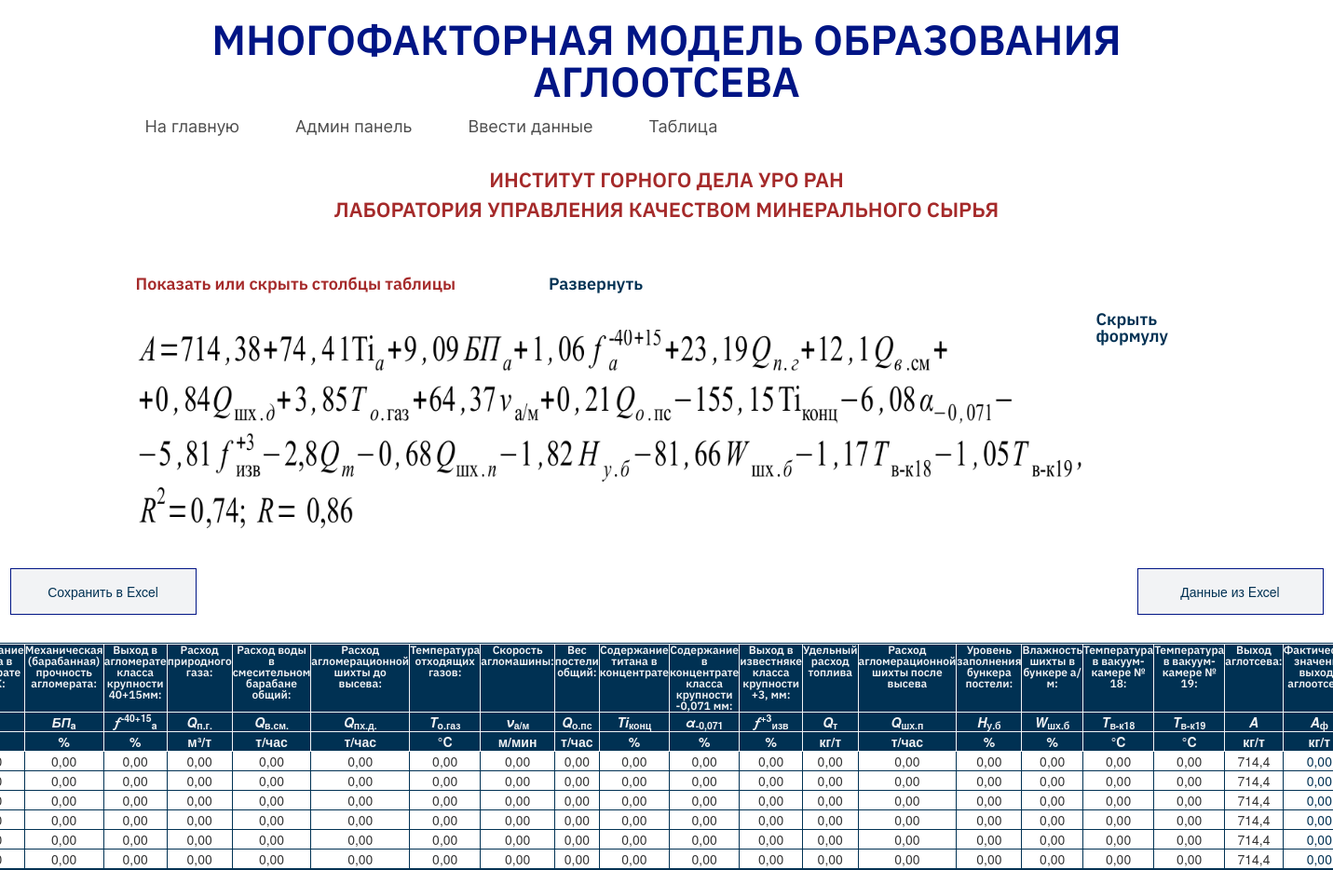
Screenshot of /table/ with the database file from the repository.
### agglomerates/models.py (models this page shows, shortened)
class Entry(models.Model):
    date = models.ForeignKey(Date, verbose_name="Группа расчотов", on_delete=models.PROTECT, null=True)
    date_added=models.DateTimeField(verbose_name='Дата расчета', auto_now_add=True)
    titanium_content_in_agglomerate=models.DecimalField( verbose_name="Содержание титана в агломерате КГОК:", default=0, max_digits=5, decimal_places=2)
    mechanical_strength_of_agglomerate=models.DecimalField(verbose_name="Механическая (барабанная) прочность агломерата:", default=0, max_digits=5, decimal_places=2)
    output_in_agglomerate_of_size_class=models.DecimalField(verbose_name="Выход в агломерате классаа крупности-40+15мм:", default=0, max_digits=5, decimal_places=2)
    specific_consumption_of_natural_gas=models.DecimalField(verbose_name="Расход природного газа:", default=0, max_digits=5, decimal_places=2)
    water_consumption_in_drum_pelletizer=models.DecimalField(verbose_name="Расход воды в барабанном окомкователе:", default=0, max_digits=5, decimal_places=2)
    charge_consumption_before_seeding=models.DecimalField(verbose_name="Расход агломерационной шихты после высева:", default=0, max_digits=5, decimal_places=2)
    exhaust_gas_temperature=models.DecimalField(verbose_name="Температура отходящих газов:", default=0, max_digits=5, decimal_places=2)
    velocity_am=models.DecimalField(verbose_name="Скорость агломашины", default=0, max_digits=5, decimal_places=2)
    jig_bed_weight=models.DecimalField(verbose_name="Вес постели общий:", default=0, max_digits=5, decimal_places=2)
    content_titan_in_source_ore=models.DecimalField(verbose_name="Содержание титана в концентрате", default=0, max_digits=5, decimal_places=2)
    content_of_size_class_in_source_ore=models.DecimalField(verbose_name="Содержание в концентрате класса крупности -0,071 мм:", default=0, max_digits=5, decimal_places=2)
    output_in_limestone_of_size_class=models.DecimalField(verbose_name="Выход в известняке класса крупности +3, мм:", default=0, max_digits=5, decimal_places=2)
    specific_fuel_consumption=models.DecimalField(verbose_name="Удельный расход топлива:", default=0, max_digits=5, decimal_places=2)
    consumption_of_agglomeration_charge_after_seeding=models.DecimalField(verbose_name="Расход агломерационной шихты послевысева:", default=0, max_digits=5, decimal_places=2)
    filling_level_of_bed_bin=models.DecimalField(verbose_name="Уровень заполнения бункера постели:", default=0, max_digits=5, decimal_places=2)
    moisture_content_in_hopper_am=models.DecimalField(verbose_name="Влажность шихты в бункере а/м:", default=0, max_digits=5, decimal_places=2)
    temperature_in_vacuum_chamber_no_eighteen=models.DecimalField(verbose_name="Температура в вакуум-камере № 18:", default=0, max_digits=5, decimal_places=2)
    temperature_in_vacuum_chamber_no_nineteen=models.DecimalField(verbose_name="Температура в вакуум-камере № 19:", default=0, max_digits=5, decimal_places=2)
    output_agglomerate = models.GeneratedField(verbose_name="Выход аглоотсева, кг/т:",
        expression=Round(714.38+
        74.41*F("titanium_content_in_agglomerate")+
        9.09*F("mechanical_strength_of_agglomerate")+
        1.06*F("output_in_agglomerate_of_size_class")+
        23.19*F("specific_consumption_of_natural_gas")+
        12.1*F("water_consumption_in_drum_pelletizer")+
        0.84*F("charge_consumption_before_seeding")+
        3.85*F("exhaust_gas_temperature")+
        64.37*F("velocity_am")+
        0.21*F("jig_bed_weight")-
        155.15*F("content_titan_in_source_ore")-
        6.08*F("content_of_size_class_in_source_ore")-
        5.81*F("output_in_limestone_of_size_class")-
        2.8*F("specific_fuel_consumption")-
        0.68*F("consumption_of_agglomeration_charge_after_seeding")-
        1.82*F("filling_level_of_bed_bin")-
        81.66*F("moisture_content_in_hopper_am")-
        1.17*F("temperature_in_vacuum_chamber_no_eighteen")-
        1.05*F("temperature_in_vacuum_chamber_no_nineteen"), precision=1),
        output_field=models.BigIntegerField(),
        db_persist=False, #Если вы используете postgresql , тот тут всегда указывайте True
    )
    actual_value_of_agglomeration_output=models.DecimalField(verbose_name="Фактическое значение выхода аглоотсева, кг/т", default=0, max_digits=5, decimal_places=2)
    difference_between_estimated_and_actual_values = models.GeneratedField(verbose_name="Абсолютная разница между расчетным и фактическим значениями",
        expression=Round(
        F("output_agglomerate")-
        F("actual_value_of_agglomeration_output"), precision=1),
        output_field=models.BigIntegerField(),
        db_persist=False, #Если вы используете postgresql , тот тут всегда указывайте True
    )

### agglomerates/views.py (the view)
# urls.py: re_path(r'^table/$', views.table, name='table'),
def table(request):
    dates=Date.objects.all().prefetch_related('entry_set').order_by('-date_enter')[:30]
    context = {'dates':dates}
    return render(request, 'agglomerates/table.html', context)

### agglomerates/templates/agglomerates/table.html (shortened to what this page needs)
{% extends "agglomerates/base.html" %}
{% block content %}
    <div class="container">
    <div class="show_hide_column">
        <div><p>Показать или скрыть столбцы таблицы</p><p class="collapse" id="show_hide_column_control"></p></div>
    </div>
    <div class="formula_wrapp"><p><img id="formula" class="formula" src="../static/agglomerates/images/formula.png" alt=""></p><p class="deploy_formula" id="show_hide_formula_control"></p></div>
</div>
<div class="export_in_excel">
    <a href="{% url 'agglomerates:export_in_excel' %}">Сохранить в Excel</a>
    <a href="{% url 'agglomerates:import_from_excel' %}">Данные из Excel</a>
</div>
<table id="table_agglomerates" class="table_agglomerates">
        <tr class="measurement">
            <td id="titanium_content_head" class="vertical_text">Содержание титана в агломерате КГОК:</td>
            <td id="mechanical_strength_head" class="vertical_text">Механическая (барабанная) прочность агломерата:</td>
            <td id="output_in_agglomerate_head" class="vertical_text">Выход в агломерате класса крупности 40+15мм:</td>
            <td id="consumption_of_natural_gas_head" class="vertical_text">Расход природного газа:</td>
            <td id="water_consumption_head" class="vertical_text">Расход воды в смесительном барабане общий:</td>
            <td id="charge_consumption_head" class="vertical_text">Расход агломерационной шихты до высева:</td>
            <td id="exhaust_gas_head" class="vertical_text">Температура отходящих газов:</td>
            <td id="velocity_am_head" class="vertical_text">Скорость агломашины:</td>
            <td id="jig_bed_weight_head" class="vertical_text">Вес постели общий:</td>
            <td id="content_titan_head" class="vertical_text">Содержание титана в концентрате</td>
            <td id="content_of_size_class_head" class="vertical_text">Содержание в концентрате класса крупности -0,071 мм:</td>
            <td id="output_in_limestone_head" class="vertical_text">Выход в известняке класса крупности +3, мм:</td>
            <td id="specific_fuel_head" class="vertical_text">Удельный расход топлива</td>
            <td id="consumption_of_agglomeration_charge_head"class="vertical_text">Расход агломерационной шихты после высева</td>
            <td id="filling_level_head" class="vertical_text">Уровень заполнения бункера постели:</td>
            <td id="moisture_content_head"class="vertical_text">Влажность шихты в бункере а/м:</td>
            <td id="temperature_in_eighteen_head" class="vertical_text">Температура в вакуум-камере № 18:</td>
            <td id="temperature_in_nineteen_head" class="vertical_text">Температура в вакуум-камере № 19:</td>
            <td class="vertical_text">Выход аглотсева:</td>
            <td id="actual_value"class="vertical_text">Фактическое значение выхода аглоотсева:</td>
        </tr>
        <tr class="measurement">
            <th class="titanium_content"><i>Ti</i> <sub>a</sub></th>
            <th class="mechanical_strength"><i>БП</i><sub>a</sub></th>
            <th class="output_in_agglomerate"><i>&#402;</i><sup>-40+15</sup><sub>a</sub></th>
            <th class="consumption_of_natural_gas"><i>Q</i><sub>п.г.</sub></th>
            <th class="water_consumption"><i>Q</i><sub>в.см.</sub></th>
            <th class="charge_consumption"><i>Q</i><sub>пх.д.</sub></th>
            <th class="exhaust_gas"><i>T</i><sub>o.газ</sub></th>
            <th class="velocity_am"><i>&#957;</i><sub>а/м</sub></th>
            <th class="jig_bed_weight"><i>Q</i><sub>о.пс</sub></th>
            <th class="content_titan"><i>Ti</i><sub>конц</sub></th>
            <th class="content_of_size_class"><i>&#945;</i><sub>-0,071</sub></th>
            <th class="output_in_limestone"><i>&#402;</i><sup>+3</sup><sub>изв</sub></th>
            <th class="specific_fuel"><i>Q</i><sub>т</sub></th>
            <th class="consumption_of_agglomeration_charge"><i>Q</i><sub>шх.п</sub></th>
            <th class="filling_level"><i>H</i><sub>у.б</sub></th>
            <th class="moisture_content"><i>W</i><sub>шх.б</sub></th>
            <th class="temperature_in_eighteen"><i>T</i><sub>в-к18</sub></th>
            <th class="temperature_in_nineteen"><i>T</i><sub>в-к19</sub></th>
            <th ><i>&#913;</i></th>
            <th ><i>&#913;</i><sub>ф</sub></th>
        </tr>
        <tr class="measurement">
            <th class="titanium_content">%</th>
            <th class="mechanical_strength">%</th>
            <th class="output_in_agglomerate">%</th>
            <th class="consumption_of_natural_gas">м³/т</th>
            <th class="water_consumption">т/час</th>
            <th class="charge_consumption">т/час</th>
            <th class="exhaust_gas">°C</th>
            <th class="velocity_am">м/мин</th>
            <th class="jig_bed_weight">т/час</th>
            <th class="content_titan">%</th>
            <th class="content_of_size_class">%</th>
            <th class="output_in_limestone">%</th>
            <th class="specific_fuel">кг/т</th>
            <th class="consumption_of_agglomeration_charge">т/час</th>
            <th class="filling_level">%</th>
            <th class="moisture_content">%</th>
            <th class="temperature_in_eighteen">°C</th>
            <th class="temperature_in_nineteen">°C</th>
            <th >кг/т</th>
            <th >кг/т</th>
        </tr>
        {% for date in dates %}
            {% for entry in date.entry_set.all %}
                <tr class="entry_output">
                        <td class="titanium_content">{{entry.titanium_content_in_agglomerate}}</td>
                        <td class="mechanical_strength">{{entry.mechanical_strength_of_agglomerate}}</td>
                        <td class="output_in_agglomerate">{{entry.output_in_agglomerate_of_size_class}}</td>
                        <td class="consumption_of_natural_gas">{{entry.specific_consumption_of_natural_gas}}</td>
                        <td class="water_consumption">{{entry.water_consumption_in_drum_pelletizer}}</td>
                        <td class="charge_consumption">{{entry.charge_consumption_before_seeding}}</td>
                        <td class="exhaust_gas">{{entry.exhaust_gas_temperature}}</td>
                        <td class="velocity_am">{{entry.velocity_am}}</td>
                        <td class="jig_bed_weight">{{entry.jig_bed_weight}}</td>
                        <td class="content_titan">{{entry.content_titan_in_source_ore}}</td>
                        <td class="content_of_size_class">{{entry.content_of_size_class_in_source_ore}}</td>
                        <td class="output_in_limestone">{{entry.output_in_limestone_of_size_class}}</td>
                        <td class="specific_fuel">{{entry.specific_fuel_consumption}}</td>
                        <td class="consumption_of_agglomeration_charge">{{entry.consumption_of_agglomeration_charge_after_seeding}}</td>
                        <td class="filling_level">{{entry.filling_level_of_bed_bin}}</td>
                        <td class="moisture_content">{{entry.moisture_content_in_hopper_am}}</td>
                        <td class="temperature_in_eighteen">{{entry.temperature_in_vacuum_chamber_no_eighteen}}</td>
                        <td class="temperature_in_nineteen">{{entry.temperature_in_vacuum_chamber_no_nineteen}}</td>
                        <td class="estimate_output">{{entry.output_agglomerate}}</a></td>
                        <td class="actual_output" ><a href="{% url 'agglomerates:edit_actual_output' entry.id %}">{{ entry.actual_value_of_agglomeration_output }}</a></td>
                </tr>
            {% endfor %}
        {% endfor %}
    </table>
{% endblock content %}

### agglomerates/static/agglomerates/css/styles.css (style rules this page uses)
.formula { margin-top: 20px; }
.measurement th, .measurement td { vertical-align: middle; text-align: center; background-color: #003153; color:#F2F3F5; border:1px solid #F2F3F5; }
table { margin:30px 10px 0 10px ; }
.table_agglomerates { display: flex; align-items: center; justify-content: center; }
tbody, th, td { border: 1px solid #003153; }
table tr:not(:first-child) td { vertical-align: middle; text-align: center; }
table tr:first-child td { vertical-align: baseline; font-family: 'IBM Plex Sans'; font-style: normal; font-weight: 600; font-size: 12px; line-height: 100%; }
.vertical_text { display:table-cell; align-items: baseline; width: 60px; }
.show_hide_column p { font-family: 'IBM Plex Sans'; font-style: normal; font-weight: 600; font-size: 18px; line-height: 100%; text-align: left; }
.show_hide_column p:first-child { color: brown; }
.show_hide_column p:last-child, .formula_wrapp p.deploy_formula, .formula_wrapp p.collapse_formula { color: #003153; cursor: pointer; }
.formula_wrapp p.deploy_formula, .formula_wrapp p.collapse_formula { font-family: 'IBM Plex Sans'; font-style: normal; font-weight: 600; font-size: 18px; line-height: 100%; text-align: left; }
.show_hide_column p.collapse { display: block; }
.show_hide_column p.collapse::before { content: "Развернуть"; }
.formula_wrapp { display: flex; flex-direction: row; gap: 5px; }
.formula_wrapp p:first-child { min-height: 45px; min-width: 1026px; }
#show_hide_formula_control { width:100px; }
.formula_wrapp p.deploy_formula::before { content: "Скрыть формулу"; }
.show_hide_column { margin-top: 50px; }
.show_hide_column div { display: flex; flex-direction: row; gap: 100px; }
.actual_output a { text-decoration: none; color: #003153; }
.export_in_excel { width: 100%; display: flex; align-items: center; justify-content: center; position:relative; }
.export_in_excel a:last-child { margin-left: 1000px; }
.export_in_excel a { text-decoration: none; margin: 30px 10px 0 10px; display: flex; align-items: center; justify-content: center; width: 200px; height: 50px; text-align: center; border: 1px solid #001585; background: #F2F3F5; color: #003153; }

### rows the page displays
Entry: mechanical_strength_of_agglomerate "0,00", output_in_agglomerate_of_size_class "0,00", specific_consumption_of_natural_gas "0,00", water_consumption_in_drum_pelletizer "0,00", charge_consumption_before_seeding "0,00", exhaust_gas_temperature "0,00", velocity_am "0,00", jig_bed_weight "0,00", content_titan_in_source_ore "0,00", content_of_size_class_in_source_ore "0,00", output_in_limestone_of_size_class "0,00", specific_fuel_consumption "0,00", consumption_of_agglomeration_charge_after_seeding "0,00", filling_level_of_bed_bin "0,00", moisture_content_in_hopper_am "0,00", temperature_in_vacuum_chamber_no_eighteen "0,00", temperature_in_vacuum_chamber_no_nineteen "0,00", output_agglomerate "714,4", actual_value_of_agglomeration_output "0,00"
Entry: mechanical_strength_of_agglomerate "0,00", output_in_agglomerate_of_size_class "0,00", specific_consumption_of_natural_gas "0,00", water_consumption_in_drum_pelletizer "0,00", charge_consumption_before_seeding "0,00", exhaust_gas_temperature "0,00", velocity_am "0,00", jig_bed_weight "0,00", content_titan_in_source_ore "0,00", content_of_size_class_in_source_ore "0,00", output_in_limestone_of_size_class "0,00", specific_fuel_consumption "0,00", consumption_of_agglomeration_charge_after_seeding "0,00", filling_level_of_bed_bin "0,00", moisture_content_in_hopper_am "0,00", temperature_in_vacuum_chamber_no_eighteen "0,00", temperature_in_vacuum_chamber_no_nineteen "0,00", output_agglomerate "714,4", actual_value_of_agglomeration_output "0,00"
Entry: mechanical_strength_of_agglomerate "0,00", output_in_agglomerate_of_size_class "0,00", specific_consumption_of_natural_gas "0,00", water_consumption_in_drum_pelletizer "0,00", charge_consumption_before_seeding "0,00", exhaust_gas_temperature "0,00", velocity_am "0,00", jig_bed_weight "0,00", content_titan_in_source_ore "0,00", content_of_size_class_in_source_ore "0,00", output_in_limestone_of_size_class "0,00", specific_fuel_consumption "0,00", consumption_of_agglomeration_charge_after_seeding "0,00", filling_level_of_bed_bin "0,00", moisture_content_in_hopper_am "0,00", temperature_in_vacuum_chamber_no_eighteen "0,00", temperature_in_vacuum_chamber_no_nineteen "0,00", output_agglomerate "714,4", actual_value_of_agglomeration_output "0,00"
Entry: mechanical_strength_of_agglomerate "0,00", output_in_agglomerate_of_size_class "0,00", specific_consumption_of_natural_gas "0,00", water_consumption_in_drum_pelletizer "0,00", charge_consumption_before_seeding "0,00", exhaust_gas_temperature "0,00", velocity_am "0,00", jig_bed_weight "0,00", content_titan_in_source_ore "0,00", content_of_size_class_in_source_ore "0,00", output_in_limestone_of_size_class "0,00", specific_fuel_consumption "0,00", consumption_of_agglomeration_charge_after_seeding "0,00", filling_level_of_bed_bin "0,00", moisture_content_in_hopper_am "0,00", temperature_in_vacuum_chamber_no_eighteen "0,00", temperature_in_vacuum_chamber_no_nineteen "0,00", output_agglomerate "714,4", actual_value_of_agglomeration_output "0,00"
Entry: mechanical_strength_of_agglomerate "0,00", output_in_agglomerate_of_size_class "0,00", specific_consumption_of_natural_gas "0,00", water_consumption_in_drum_pelletizer "0,00", charge_consumption_before_seeding "0,00", exhaust_gas_temperature "0,00", velocity_am "0,00", jig_bed_weight "0,00", content_titan_in_source_ore "0,00", content_of_size_class_in_source_ore "0,00", output_in_limestone_of_size_class "0,00", specific_fuel_consumption "0,00", consumption_of_agglomeration_charge_after_seeding "0,00", filling_level_of_bed_bin "0,00", moisture_content_in_hopper_am "0,00", temperature_in_vacuum_chamber_no_eighteen "0,00", temperature_in_vacuum_chamber_no_nineteen "0,00", output_agglomerate "714,4", actual_value_of_agglomeration_output "0,00"
Entry: mechanical_strength_of_agglomerate "0,00", output_in_agglomerate_of_size_class "0,00", specific_consumption_of_natural_gas "0,00", water_consumption_in_drum_pelletizer "0,00", charge_consumption_before_seeding "0,00", exhaust_gas_temperature "0,00", velocity_am "0,00", jig_bed_weight "0,00", content_titan_in_source_ore "0,00", content_of_size_class_in_source_ore "0,00", output_in_limestone_of_size_class "0,00", specific_fuel_consumption "0,00", consumption_of_agglomeration_charge_after_seeding "0,00", filling_level_of_bed_bin "0,00", moisture_content_in_hopper_am "0,00", temperature_in_vacuum_chamber_no_eighteen "0,00", temperature_in_vacuum_chamber_no_nineteen "0,00", output_agglomerate "714,4", actual_value_of_agglomeration_output "0,00"
